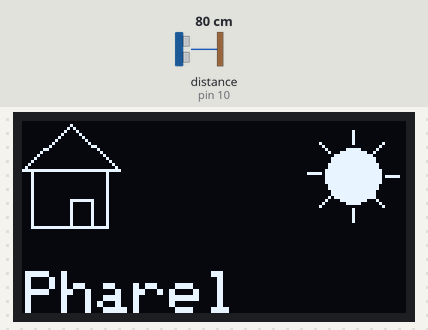
Simulated run of this sketch. Board: Arduino Uno, built with avr-gcc and run on an emulated ATmega328P. On the bench: 128×64 one-colour display. The inputs (shaded band) are chosen by the test bench; at power-on: distance to the obstacle (sensor on pin 10) 80 cm. The echo pulse lasts 58.3 µs per cm; the display library's start-up logo is not drawn; what the sketch prints to the serial monitor is not drawn.

Above: at 3.2 s.
3.3 s: distance to the obstacle (sensor on pin 10) set to 56 cm
4.8 s: distance to the obstacle (sensor on pin 10) set to 45 cm
At 5.1 s:
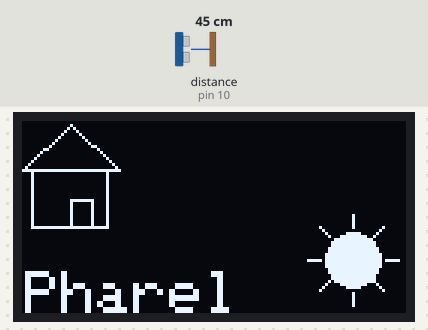
6.3 s: distance to the obstacle (sensor on pin 10) set to 18 cm
At 7.5 s:
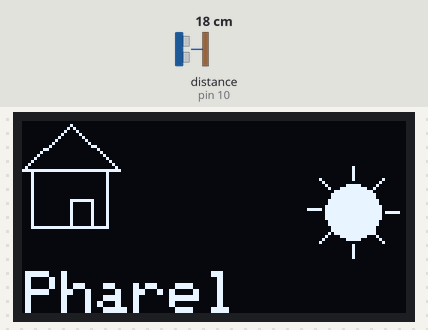
Timing chart, 0 to 9.3 s (numbered marks = the images above; inputs shaded):
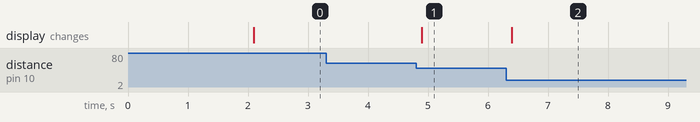

Measured:
- the behaviour switches between 51 and 50 cm on distance to the obstacle (sensor on pin 10) (found by bisection; images 0 and 1)
- after the input at 3.3 s, every drawn part: stays the same
- after the input at 4.8 s, the display: changes after 0.10 s (image 1)
- after the input at 6.3 s, the display: changes after 0.10 s (image 2)

The sketch:

labo_01.ino
```cpp
#define ROBOT 1

#if ROBOT
  #include <MeAuriga.h>
  MeUltrasonicSensor ultraSensor(PORT_10);

#else
  #include <HCSR04.h>
  HCSR04 ultraSensor(8,9); //(trig_pin, echo_pin);

#endif

#include <Adafruit_GFX.h>
#include <Adafruit_SSD1306.h>

#define SCREEN_WIDTH 128
#define SCREE_HEIGHT 64
#define OLED_RESET -1
#define SCREEN_ADDRESS 0x3c

Adafruit_SSD1306 screen(SCREEN_WIDTH, SCREE_HEIGHT, &Wire, OLED_RESET);

float distance = 0;
unsigned long currentTime = 0;

const int lastValue = 400;

const int maxAngle = 360;
const int minActivation = 10;
const int maxActivation = 50;
int height;

enum sunState {ACTIVATION, ARRET};

sunState state = ARRET;

int retournerDistance(unsigned long ct){

  static unsigned long lastTime = 0;
  static int lastDistance = 0;
  const int delay = 250;

  if (ct - lastTime < delay) return lastDistance;

  lastTime = ct;

  #if ROBOT
    int localDistance = ultraSensor.distanceCm();
  #else
    int localDistance = ultraSensor.dist();
  #endif

  lastDistance = localDistance;

  return localDistance;
}

void affichageSerie(unsigned long ct){

  static unsigned long lastTime = 0;
  const int delay = 250;

  if (ct - lastTime < delay) return;

  lastTime = ct;

  Serial.print("Distance: ");
  Serial.print(distance);
  Serial.println("cm");

}

void drawSun(int h){

  int angle = 45;
  int rayon = 9;

  int x = screen.width()-(rayon * 2);
  int y = 2*rayon + constrain(h, 0, screen.height() - 4*rayon);

  screen.fillCircle(x, y, rayon, SSD1306_WHITE);

  for (int i = 0; i < maxAngle; i += angle) {
    double angleRad = i * PI/180;

    int x1 = x + cos(angleRad) * (rayon + 2);
    int y1 = y + sin(angleRad) * (rayon + 2);
    int x2 = x + cos(angleRad) * (rayon + 6);
    int y2 = y + sin(angleRad) * (rayon + 6);
    screen.drawLine(x1, y1, x2, y2, SSD1306_WHITE);
  }

}

void drawHouse(){

  screen.drawTriangle(
      screen.width()/8  , 1,
      0, screen.height()/4,
      screen.width()/4, screen.height()/4, SSD1306_WHITE);

  screen.drawRect(3, screen.height()/4, (screen.width()/4 - 6), 20, SSD1306_WHITE);
  screen.drawRect(screen.width()/8, (screen.height()/4 + 10), 8, 10, SSD1306_WHITE);

}

void drawName(){

  screen.setTextSize(2);
  screen.setTextColor(SSD1306_WHITE);
  screen.setCursor(1,50);
  screen.println(F("Pharel"));

}

void verifyState(){
  if (distance >= minActivation && distance <= maxActivation){
    state = ACTIVATION;
    return;
  }

  state = ARRET;
}

void manageState(){

  static int lastHeight = 0;

  switch(state){
    case ARRET:
      height = lastHeight;
      break;

    case ACTIVATION:
      height = map(distance, minActivation, maxActivation, 0, screen.height());
      lastHeight = height;
      break;
  }

}

void draw(unsigned long ct){

  static unsigned long lastTime = 0;
  const int delay = 100;

  if (ct - lastTime < delay) return;

  lastTime = ct;

  if(state == ACTIVATION){
    screen.clearDisplay();
  }

  drawHouse();

  drawName();

  drawSun(height);

  screen.display();
}


void setup() {
  // put your setup code here, to run once:
  Serial.begin(115200);

  if(!screen.begin(SSD1306_SWITCHCAPVCC, SCREEN_ADDRESS)) {
    Serial.println(F("Échec d'allocation SSD1306"));
    for(;;); // Ne pas continuer, boucler indéfiniment
  }

  screen.display();
  delay(2000);

  screen.clearDisplay();

}


void loop() {
  // put your main code here, to run repeatedly:

  currentTime = millis();

  distance = retournerDistance(currentTime);

  affichageSerie(currentTime);

  verifyState();

  manageState();

  draw(currentTime);

}
```
